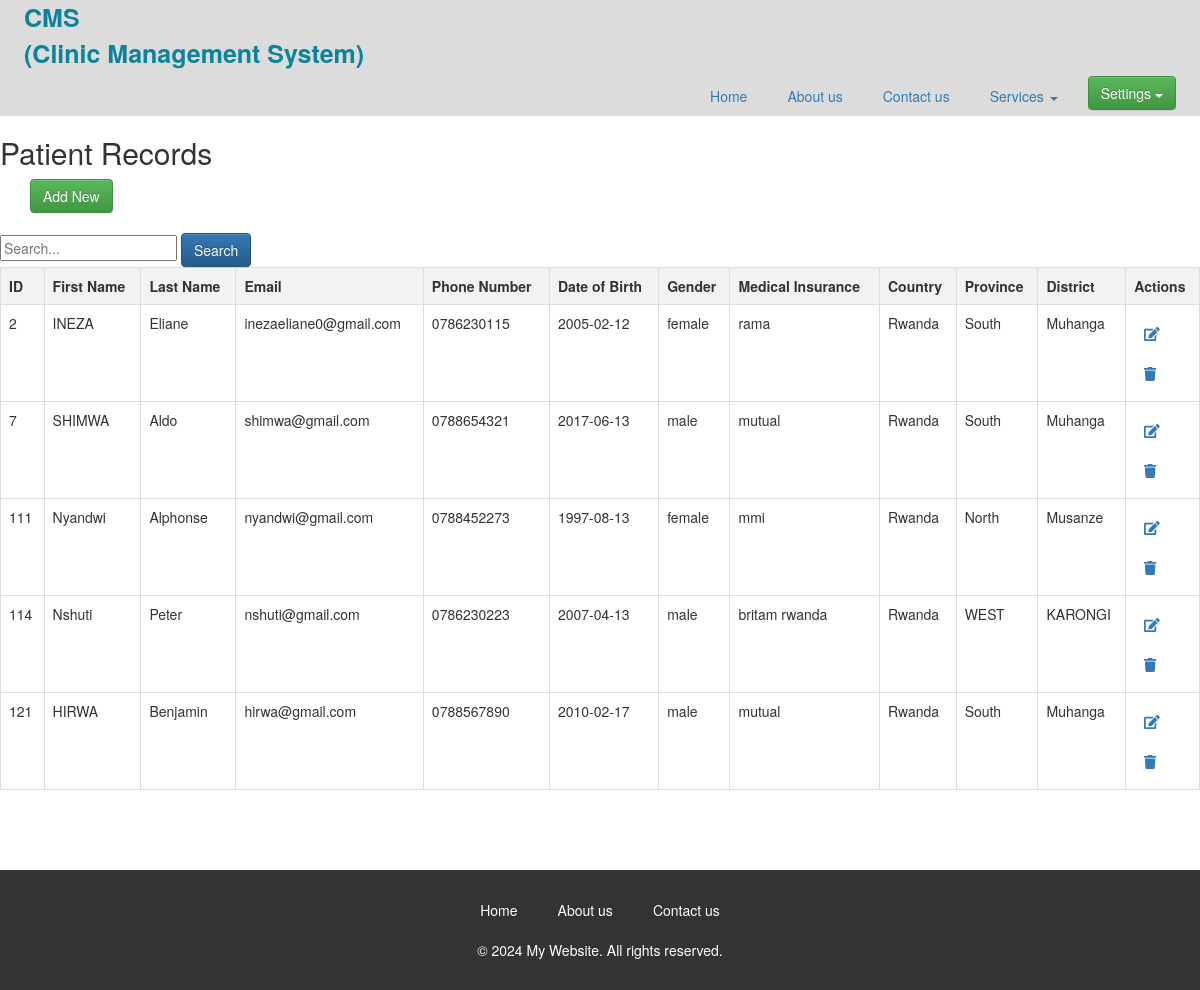
The app's page /patient.php with its own data.
### tables this page shows
CREATE TABLE `patient` (
  `ID` int(20) NOT NULL,
  `Firstname` varchar(50) DEFAULT NULL,
  `Lastname` varchar(50) DEFAULT NULL,
  `Email` varchar(30) DEFAULT NULL,
  `PhoneNumber` varchar(20) DEFAULT NULL,
  `DateOfBirth` date DEFAULT NULL,
  `Gender` varchar(30) DEFAULT NULL,
  `MedicalInsurance` varchar(30) DEFAULT NULL,
  `Country` varchar(30) DEFAULT NULL,
  `Province` varchar(30) DEFAULT NULL,
  `District` varchar(30) DEFAULT NULL
);

### patient.php (the view, shortened to what this page needs)
<?php
include('database_connection.php');
?>
<!DOCTYPE html>
<html lang="en">
<head>
    <link rel="stylesheet" href="style.css">
<link rel="stylesheet" href="https://cdn.jsdelivr.net/npm/bootstrap@3.3.7/dist/css/bootstrap.min.css" integrity="
sha384-BVYiiSIFeK1dGmJRAkycuHAHRg32OmUcww7on3RYdg4Va+PmSTsz/K68vbdEjh4u">
<link rel="stylesheet" href="https://cdn.jsdelivr.net/npm/bootstrap@3.3.7/dist/css/bootstrap-theme.min.css
">
</head>
<body>
    <nav>
        <label class="logo" >CMS <br>
            (Clinic Management System)</label>
        <ul>
            <li><a href="home.html">Home</a></li>
            <li><a href="about.html">About us</a></li>
            <li><a href="contact.html">Contact us</a></li>
            <li class="dropdown"><a href="#" class="dropdown-toggle" data-toggle="dropdown" role="button" aria-haspopup="true" aria-expanded="false">
                Services  <span class="caret"></span></a>
            </li>
            <li class="dropdown">
                <a href="#" class="btn btn-success dropdown-toggle" data-toggle="dropdown" role="button" aria-haspopup="true" aria-expanded="false">
                    Settings <span class="caret"></span>
                </a>
            </li>
        </ul>
    </nav>
    <h2>Patient Records</h2>
    <div class="container">
        <a href="patient.html" class="btn btn-success">Add New</a>
    </div><br>
    <form method="GET" action="">
    <input type="text" name="search" placeholder="Search...">
    <button type="submit" class="btn btn-primary">Search</button><br>
    <table id="dataTable" class="table table-hover text-center">
        <tr>
            <th>ID</th>
            <th>First Name</th>
            <th>Last Name</th>
            <th>Email</th>
            <th>Phone Number</th>
            <th>Date of Birth</th>
            <th>Gender</th>
            <th>Medical Insurance</th>
            <th>Country</th>
            <th>Province</th>
            <th>District</th>
            <th>Actions</th>
        </tr>
        <?php
$sql_select = "SELECT * FROM patient";
$result = $conn->query($sql_select);
        if ($result->num_rows > 0) {
            while ($row = $result->fetch_assoc()) {
                echo "<tr>";
                echo "<td>" . $row["ID"] . "</td>";
                echo "<td>" . $row["Firstname"] . "</td>";
                echo "<td>" . $row["Lastname"] . "</td>";
                echo "<td>" . $row["Email"] . "</td>";
                echo "<td>" . $row["PhoneNumber"] . "</td>";
                echo "<td>" . $row["DateOfBirth"] . "</td>";
                echo "<td>" . $row["Gender"] . "</td>";
                echo "<td>" . $row["MedicalInsurance"] . "</td>";
                echo "<td>" . $row["Country"] . "</td>";
                echo "<td>" . $row["Province"] . "</td>";
                echo "<td>" . $row["District"] . "</td>";
                echo "<td>";
                echo "<a href='pupdate.php?updateID=" . $row['ID'] . "'><i class='fas fa-edit'></i></a>";
                echo "<a href='pdelete.php?ID=" . $row['ID'] . "'><i class='fas fa-trash'></i></a>";
                echo "</td>";
                echo "</tr>";
            }
        } else {
            echo "<tr><td colspan='11'>No data found</td></tr>";
        }
        ?>
    </table>
</section><br><br><br>
    <footer>
        <ul>
            <li><a href="home.html">Home</a></li>
            <li><a href="about.html">About us</a></li>
            <li><a href="contact.html">Contact us</a></li>
        </ul>
        <p>&copy; 2024 My Website. All rights reserved.</p>
    </footer>
</body>
</html>

### style.css (style rules this page uses)
body { font-family: Arial, sans-serif; margin: 0; padding: 0; }
nav { background-color: gainsboro; color: #fff; padding: 0 4px; }
.logo { font-size: 25px; color: #0a839b; margin-left: 20px; }
ul { list-style-type: none; margin: 0; padding: 0; display: flex; justify-content: flex-end; }
li { margin-right: 20px; position: relative; }
a { text-decoration: none; color: #fff; display: block; padding: 10px; }
.btn { display: inline-block; padding: 10px 20px; background-color: #4CAF50; color: #6b99b8; border: none; border-radius: 5px; cursor: pointer; text-decoration: none; }
footer { background-color: #333; color: #fff; padding: 20px 0; text-align: center; }
footer ul { list-style-type: none; display: flex; justify-content: center; margin-bottom: 10px; }
footer li { margin: 0 10px; }
footer a { color: #fff; text-decoration: none; }

### patient.php (style rules this page uses)
table { width: 100%; border-collapse: collapse; }
th, td { border: 1px solid #ddd; padding: 8px; text-align: left; }
th { background-color: #f2f2f2; }

### records on screen
patient: ID "2", Firstname "INEZA", Lastname "Eliane", Email "inezaeliane0@gmail.com", PhoneNumber "0786230115", DateOfBirth "2005-02-12", Gender "female", MedicalInsurance "rama", Country "Rwanda", Province "South", District "Muhanga"
patient: ID "7", Firstname "SHIMWA", Lastname "Aldo", Email "shimwa@gmail.com", PhoneNumber "0788654321", DateOfBirth "2017-06-13", Gender "male", MedicalInsurance "mutual", Country "Rwanda", Province "South", District "Muhanga"
patient: ID "111", Firstname "Nyandwi", Lastname "Alphonse", Email "nyandwi@gmail.com", PhoneNumber "0788452273", DateOfBirth "1997-08-13", Gender "female", MedicalInsurance "mmi", Country "Rwanda", Province "North", District "Musanze"
patient: ID "114", Firstname "Nshuti", Lastname "Peter", Email "nshuti@gmail.com", PhoneNumber "0786230223", DateOfBirth "2007-04-13", Gender "male", MedicalInsurance "britam rwanda", Country "Rwanda", Province "WEST", District "KARONGI"
patient: ID "121", Firstname "HIRWA", Lastname "Benjamin", Email "hirwa@gmail.com", PhoneNumber "0788567890", DateOfBirth "2010-02-17", Gender "male", MedicalInsurance "mutual", Country "Rwanda", Province "South", District "Muhanga"
